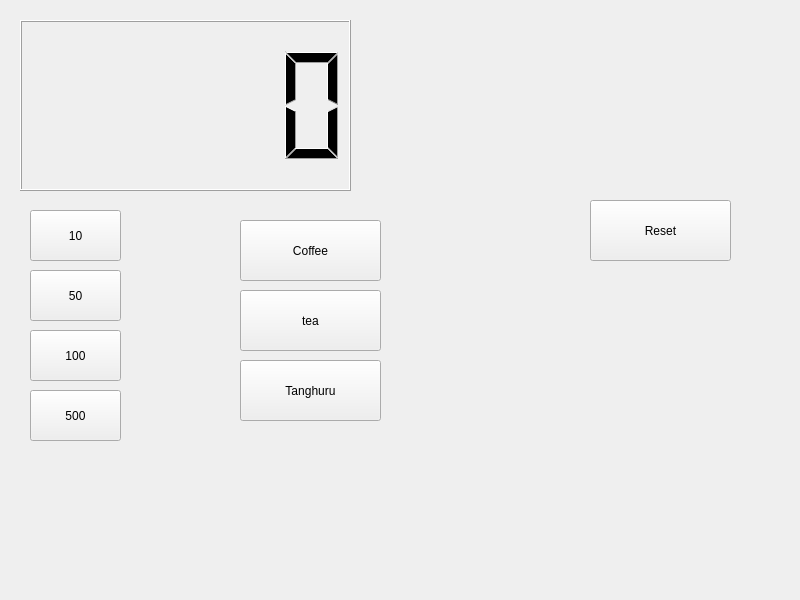
<?xml version="1.0" encoding="UTF-8"?>
<ui version="4.0">
 <class>Widget</class>
 <widget class="QWidget" name="Widget">
  <property name="geometry">
   <rect>
    <x>0</x>
    <y>0</y>
    <width>800</width>
    <height>600</height>
   </rect>
  </property>
  <property name="windowTitle">
   <string>Widget</string>
  </property>
  <widget class="QPushButton" name="pbCoin10">
   <property name="geometry">
    <rect>
     <x>30</x>
     <y>210</y>
     <width>91</width>
     <height>51</height>
    </rect>
   </property>
   <property name="text">
    <string>10</string>
   </property>
  </widget>
  <widget class="QLCDNumber" name="lcdNumber">
   <property name="geometry">
    <rect>
     <x>20</x>
     <y>20</y>
     <width>331</width>
     <height>171</height>
    </rect>
   </property>
  </widget>
  <widget class="QPushButton" name="pbCoin50">
   <property name="geometry">
    <rect>
     <x>30</x>
     <y>270</y>
     <width>91</width>
     <height>51</height>
    </rect>
   </property>
   <property name="text">
    <string>50</string>
   </property>
  </widget>
  <widget class="QPushButton" name="pbCoin100">
   <property name="geometry">
    <rect>
     <x>30</x>
     <y>330</y>
     <width>91</width>
     <height>51</height>
    </rect>
   </property>
   <property name="text">
    <string>100</string>
   </property>
  </widget>
  <widget class="QPushButton" name="pbCoin500">
   <property name="geometry">
    <rect>
     <x>30</x>
     <y>390</y>
     <width>91</width>
     <height>51</height>
    </rect>
   </property>
   <property name="text">
    <string>500</string>
   </property>
  </widget>
  <widget class="QPushButton" name="pbCoffee">
   <property name="geometry">
    <rect>
     <x>240</x>
     <y>220</y>
     <width>141</width>
     <height>61</height>
    </rect>
   </property>
   <property name="text">
    <string>Coffee</string>
   </property>
  </widget>
  <widget class="QPushButton" name="pbTea">
   <property name="geometry">
    <rect>
     <x>240</x>
     <y>290</y>
     <width>141</width>
     <height>61</height>
    </rect>
   </property>
   <property name="text">
    <string>tea</string>
   </property>
  </widget>
  <widget class="QPushButton" name="pbTang">
   <property name="geometry">
    <rect>
     <x>240</x>
     <y>360</y>
     <width>141</width>
     <height>61</height>
    </rect>
   </property>
   <property name="text">
    <string>Tanghuru</string>
   </property>
  </widget>
  <widget class="QPushButton" name="pbReset">
   <property name="geometry">
    <rect>
     <x>590</x>
     <y>200</y>
     <width>141</width>
     <height>61</height>
    </rect>
   </property>
   <property name="text">
    <string>Reset</string>
   </property>
  </widget>
 </widget>
 <resources/>
 <connections/>
</ui>
